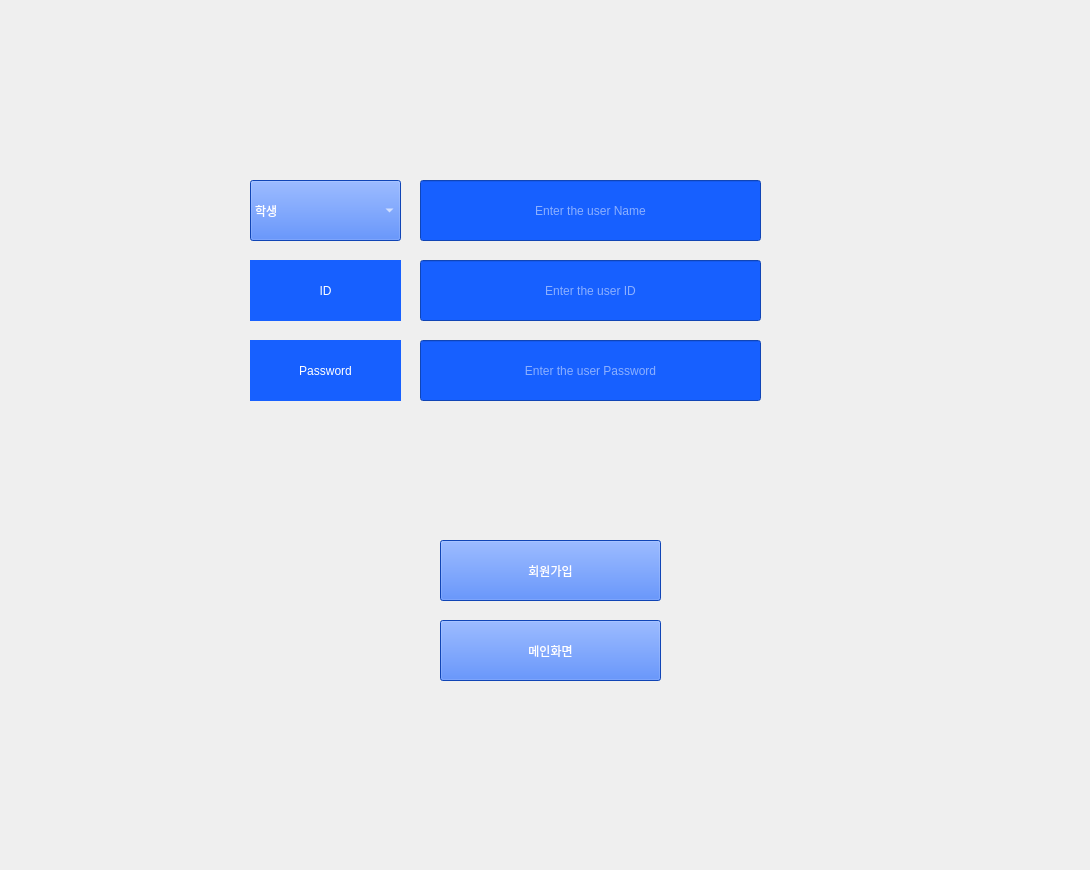
    <widget class="QWidget" name="tab_2">
     <attribute name="title">
      <string>회원가입</string>
     </attribute>
     <widget class="QLabel" name="label_2">
      <property name="geometry">
       <rect>
        <x>0</x>
        <y>0</y>
        <width>1081</width>
        <height>861</height>
       </rect>
      </property>
      <property name="text">
       <string/>
      </property>
      <property name="pixmap">
       <pixmap>명산(회원가입)1.jpg</pixmap>
      </property>
      <property name="scaledContents">
       <bool>true</bool>
      </property>
     </widget>
     <widget class="QLineEdit" name="register_password">
      <property name="geometry">
       <rect>
        <x>420</x>
        <y>340</y>
        <width>341</width>
        <height>61</height>
       </rect>
      </property>
      <property name="styleSheet">
       <string notr="true">background-color:rgb(23, 96, 255);
font: 25pt &quot;Sitka Banner&quot;;
color: rgb(255, 255, 255);</string>
      </property>
      <property name="text">
       <string/>
      </property>
      <property name="alignment">
       <set>Qt::AlignCenter</set>
      </property>
      <property name="placeholderText">
       <string>Enter the user Password</string>
      </property>
     </widget>
     <widget class="QLineEdit" name="register_id">
      <property name="geometry">
       <rect>
        <x>420</x>
        <y>260</y>
        <width>341</width>
        <height>61</height>
       </rect>
      </property>
      <property name="styleSheet">
       <string notr="true">background-color:rgb(23, 96, 255);
font: 25pt &quot;Sitka Banner&quot;;
color: rgb(255, 255, 255);</string>
      </property>
      <property name="text">
       <string/>
      </property>
      <property name="alignment">
       <set>Qt::AlignCenter</set>
      </property>
      <property name="placeholderText">
       <string>Enter the user ID</string>
      </property>
     </widget>
     <widget class="QComboBox" name="comboBox">
      <property name="geometry">
       <rect>
        <x>250</x>
        <y>180</y>
        <width>151</width>
        <height>61</height>
       </rect>
      </property>
      <property name="styleSheet">
       <string notr="true">background-color:rgb(23, 96, 255);
font: 25pt &quot;Sitka Banner&quot;;
color: rgb(255, 255, 255);</string>
      </property>
      <item>
       <property name="text">
        <string>학생</string>
       </property>
      </item>
     </widget>
     <widget class="QLineEdit" name="register_name">
      <property name="geometry">
       <rect>
        <x>420</x>
        <y>180</y>
        <width>341</width>
        <height>61</height>
       </rect>
      </property>
      <property name="styleSheet">
       <string notr="true">background-color:rgb(23, 96, 255);
font: 25pt &quot;Sitka Banner&quot;;
color: rgb(255, 255, 255);</string>
      </property>
      <property name="text">
       <string/>
      </property>
      <property name="alignment">
       <set>Qt::AlignCenter</set>
      </property>
      <property name="placeholderText">
       <string>Enter the user Name</string>
      </property>
     </widget>
     <widget class="QLabel" name="label_7">
      <property name="geometry">
       <rect>
        <x>250</x>
        <y>340</y>
        <width>151</width>
        <height>61</height>
       </rect>
      </property>
      <property name="styleSheet">
       <string notr="true">background-color:rgb(23, 96, 255);
font: 25pt &quot;Cambria&quot;;
color: rgb(255, 255, 255);</string>
      </property>
      <property name="text">
       <string>Password</string>
      </property>
      <property name="alignment">
       <set>Qt::AlignCenter</set>
      </property>
     </widget>
     <widget class="QLabel" name="label_8">
      <property name="geometry">
       <rect>
        <x>250</x>
        <y>260</y>
        <width>151</width>
        <height>61</height>
       </rect>
      </property>
      <property name="styleSheet">
       <string notr="true">background-color:rgb(23, 96, 255);
font: 25pt &quot;Cambria&quot;;
color: rgb(255, 255, 255);</string>
      </property>
      <property name="text">
       <string>ID</string>
      </property>
      <property name="alignment">
       <set>Qt::AlignCenter</set>
      </property>
     </widget>
     <widget class="QPushButton" name="register_signup_btn">
      <property name="geometry">
       <rect>
        <x>440</x>
        <y>540</y>
        <width>221</width>
        <height>61</height>
       </rect>
      </property>
      <property name="styleSheet">
       <string notr="true">background-color:rgb(23, 96, 255);
font: 25pt &quot;Cambria&quot;;
color: rgb(255, 255, 255);</string>
      </property>
      <property name="text">
       <string>회원가입</string>
      </property>
     </widget>
     <widget class="QPushButton" name="login_move_btn">
      <property name="geometry">
       <rect>
        <x>440</x>
        <y>620</y>
        <width>221</width>
        <height>61</height>
       </rect>
      </property>
      <property name="styleSheet">
       <string notr="true">background-color:rgb(23, 96, 255);
font: 25pt &quot;Cambria&quot;;
color: rgb(255, 255, 255);</string>
      </property>
      <property name="text">
       <string>메인화면</string>
      </property>
     </widget>
    </widget>
